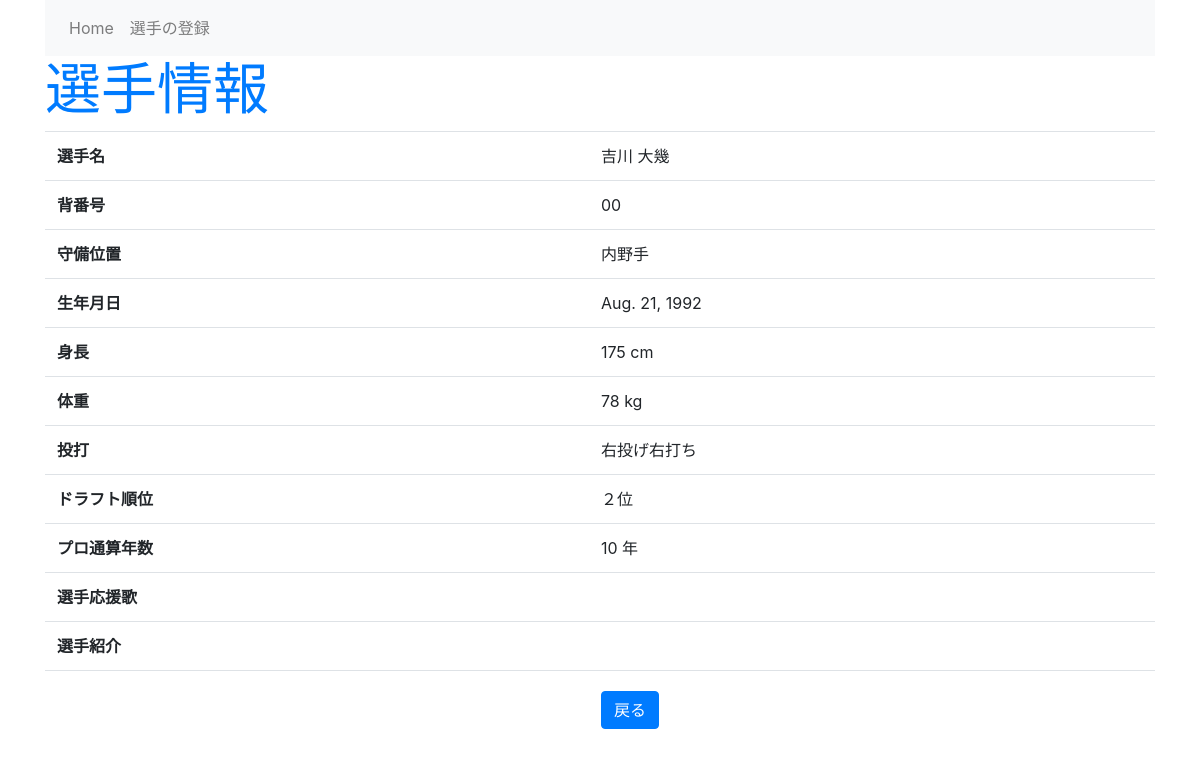
The app's page /players/detail/1 with its own data.
### players/models.py (models this page shows, shortened)
class Player(models.Model):
    team = models.ForeignKey(Team,
        on_delete=models.CASCADE, verbose_name="チーム")
    name = models.CharField(max_length=50, verbose_name="選手名")
    uniform_number = models.CharField(max_length=3,
        validators=[RegexValidator(r'^[0-9]*$', '数字のみです')], verbose_name="背番号")
    position = models.ForeignKey(Position,
        on_delete=models.CASCADE, verbose_name="守備位置")
    birthday = models.DateField(verbose_name="生年月日")
    height = models.IntegerField(default=170,
        validators=[MinValueValidator(160)], verbose_name="身長")
    weight = models.IntegerField(default=70, verbose_name="体重")
    pitch_and_bat = models.ForeignKey(Pitch_and_Bat,
        on_delete=models.CASCADE, verbose_name="投打")
    draft_round = models.ForeignKey(Draft_round,
        on_delete=models.CASCADE, verbose_name="ドラフト順位")
    professional_years = models.IntegerField(default=1,
        validators=[MinValueValidator(1)], verbose_name="プロ通算年数")
    cheering_song = models.TextField(max_length=80,
        blank=True, verbose_name="選手応援歌")
    coment = models.TextField(max_length=100,
        blank=True, verbose_name="選手紹介")

class Position(models.Model):
    position_choices = [
        ('投手', '投手'),
        ('捕手', '捕手'),
        ('内野手', '内野手'),
        ('外野手', '外野手'),
    ]
    position = models.CharField(max_length=3, choices=position_choices)
    def __str__(self):
        return self.position

class Pitch_and_Bat(models.Model):
    pb_choices = [
        ('右投げ右打ち', '右投げ右打ち'),
        ('右投げ左打ち', '右投げ左打ち'),
        ('右投げ両打ち', '右投げ両打ち'),
        ('左投げ右打ち', '左投げ右打ち'),
        ('左投げ左打ち', '左投げ左打ち'),
        ('左投げ両打ち', '左投げ両打ち'),
    ]
    pitch_and_bad = models.CharField(max_length=6, choices=pb_choices)
    def __str__(self):
        return self.pitch_and_bad

class Draft_round(models.Model):
    draft_choices = [
        ('-', '-'),
        ('１位', '１位'),
        ('２位', '２位'),
        ('３位', '３位'),
        ('４位', '４位'),
        ('５位', '５位'),
        ('６位', '６位'),
        ('７位', '７位'),
        ('８位', '８位'),
        ('９位', '９位'),
        ('育成１位', '育成１位'),
        ('育成２位', '育成２位'),
        ('育成３位', '育成３位'),
        ('育成４位', '育成４位'),
        ('育成５位', '育成５位'),
        ('育成６位', '育成６位'),
        ('育成７位', '育成７位'),
        ('育成８位', '育成８位'),
        ('育成９位', '育成９位'),
    ]
    draft_round = models.CharField(max_length=4, choices=draft_choices)
    def __str__(self):
        return self.draft_round

### players/views.py (the view)
# urls.py: path('detail/<int:pk>', PlayerDetail.as_view(), name='detail'),
class PlayerDetail(DetailView):
    model = Player

### players/templates/players/player_detail.html (shortened to what this page needs)
{% extends 'players/layout.html' %}
{% block header %}
<h1 class="display-4 text-primary">選手情報</h1>
<table class="table">
    <tr><th>選手名</th><td>{{object.name}}</td></tr>
    <tr><th>背番号</th><td>{{object.uniform_number}}</td></tr>
    <tr><th>守備位置</th><td>{{object.position}}</td></tr>
    <tr><th>生年月日</th><td>{{object.birthday}}</td></tr>
    <tr><th>身長</th><td>{{object.height}} cm</td></tr>
    <tr><th>体重</th><td>{{object.weight}} kg</td></tr>
    <tr><th>投打</th><td>{{object.pitch_and_bat}}</td></tr>
    <tr><th>ドラフト順位</th><td>{{object.draft_round}}</td></tr>
    <tr><th>プロ通算年数</th><td>{{object.professional_years}} 年</td></tr>
    <tr><th>選手応援歌</th><td>{{object.cheering_song}}</td></tr>
    <tr><th>選手紹介</th><td>{{object.coment}}</td></tr>
    <tr><th></th><td>
        <a href="{{request.META.HTTP_REFERER}}"
            class="btn btn-primary mt-2">戻る</a>
    </td></tr>
</table>
{% endblock %}

### players/templates/players/layout.html (shortened to what this page needs)
<!doctype html>
<html lang="ja">
<head>
    <link rel="stylesheet"
    href="https://stackpath.bootstrapcdn.com/bootstrap/4.5.0/css/bootstrap.min.css"
>
</head>
<body class="container">
    <nav class="navbar navbar-expand navbar-light bg-light">
    <ul class="navbar-nav mr-auto">
        <li class="nav-item">
            <a class="nav-link" href="{% url 'index' %}">Home</a>
        </li>
        <li class="nav-item">
            <a class="nav-link" href="{% url 'create' %}">選手の登録</a>
        </li>
    </ul>
    </nav>
    <div>{% block header %}{% endblock %}</div>
</body>
</html>

### records on screen
Player: name "吉川 大幾", uniform_number "00", position "内野手", birthday "Aug. 21, 1992", height "175", weight "78", pitch_and_bat "右投げ右打ち", draft_round "２位", professional_years "10"
